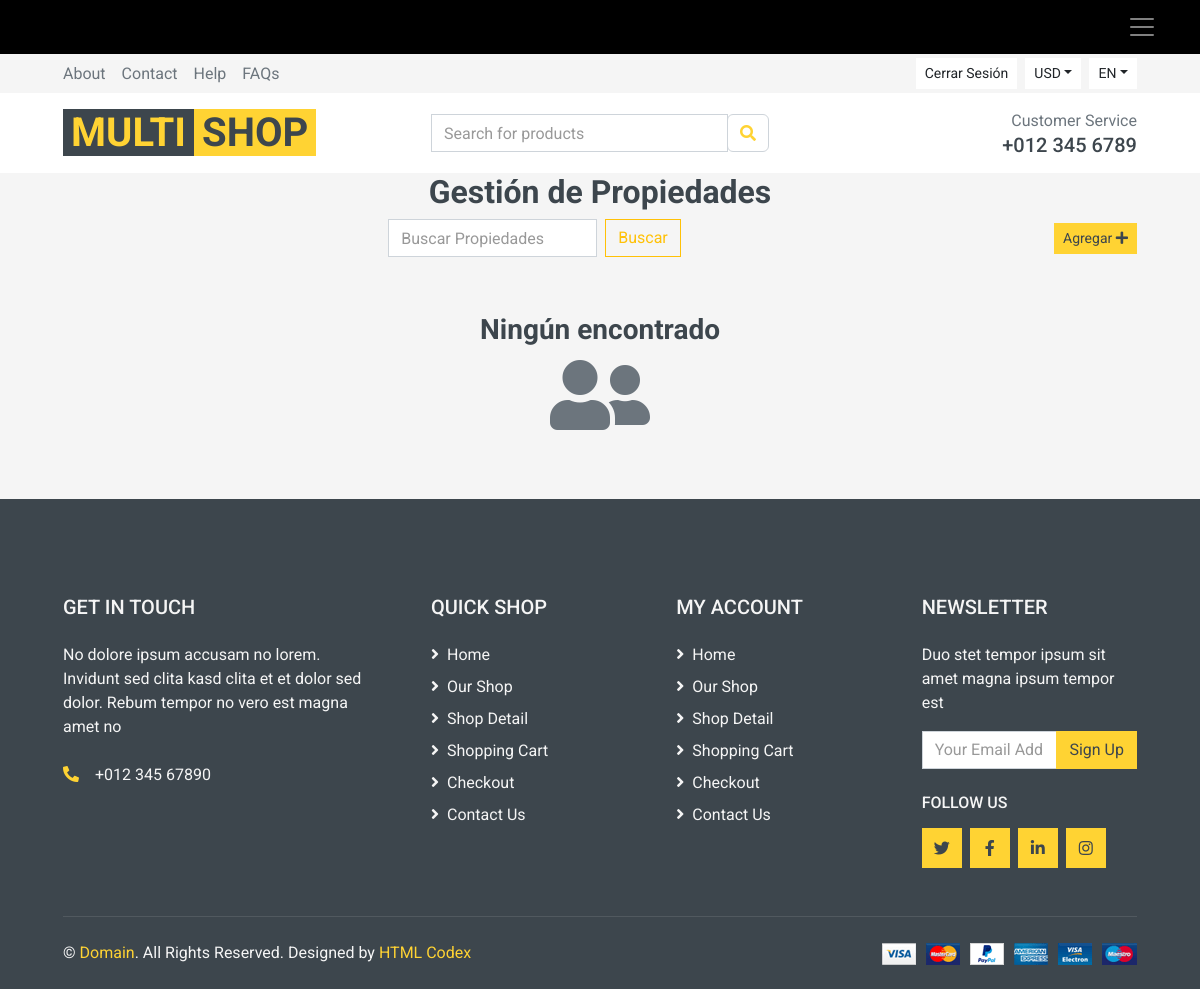
Page /mostrar/ (signed in) on the earlier database version.
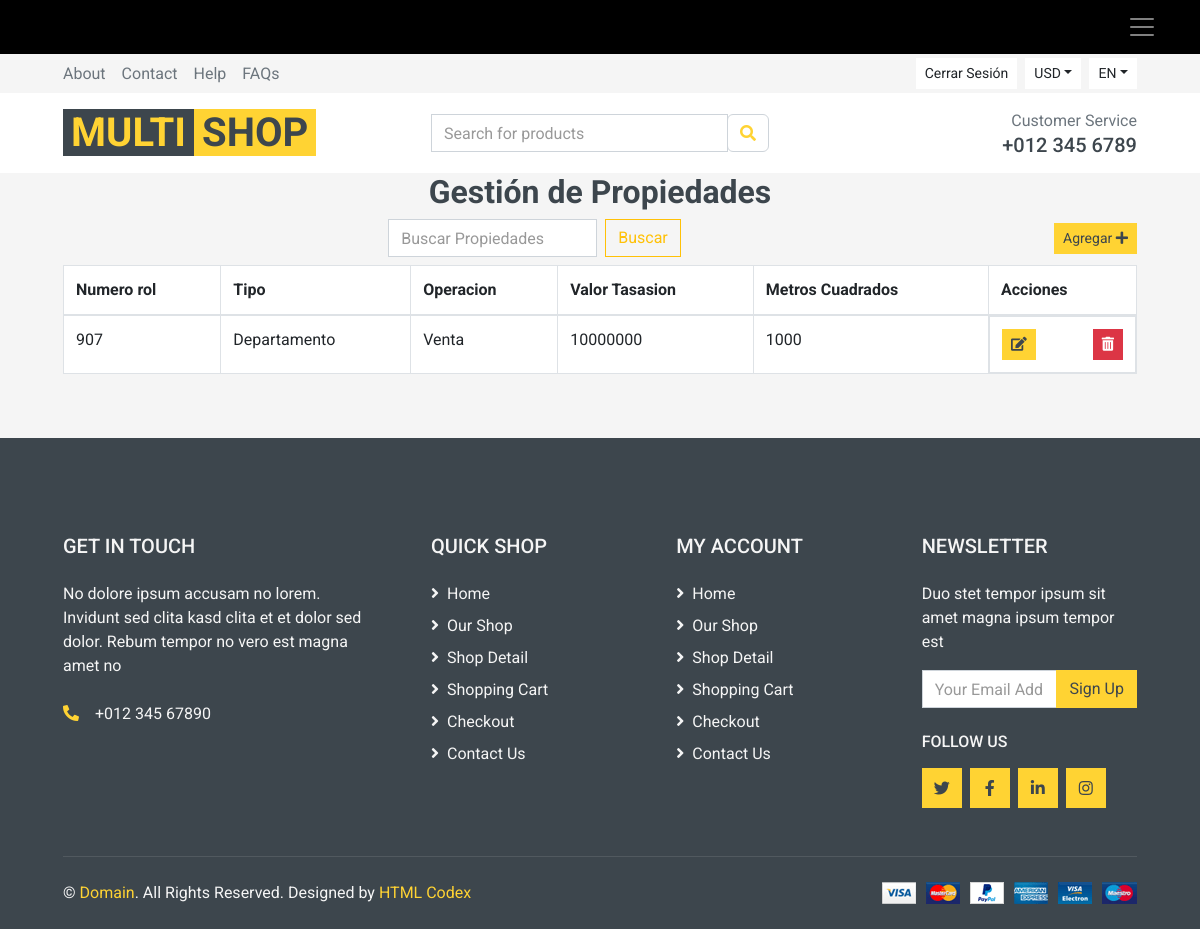
Same page on the later database version.
### core/models.py (models this page shows, shortened)
class Propiedad(models.Model):
    numero_rol = models.IntegerField()
    tipo_propiedad = models.CharField(max_length=50)
    tipo_operacion = models.CharField(max_length=50)
    titulo = models.FileField(upload_to='pdfs/', null=True, blank=True)
    estado = models.BooleanField()
    descripcion_propiedad = models.TextField(default="", null=True, blank=True)
    metros_cuadrados = models.IntegerField()
    nro_habitaciones = models.IntegerField()
    nro_bannos = models.IntegerField()
    precio_tasacion = models.IntegerField()
    direccion_propiedad = models.CharField(max_length=100)
    rut_empresa = models.ForeignKey(EmpresaCorredora, on_delete=CASCADE)

### core/views.py (the view, shortened to what this page needs)
# urls.py: path('mostrar/', views.listar_propiedades, name='listar'),
@login_required
def listar_propiedades(request):
    propiedades = Propiedad.objects.all().order_by('-id')
    contexto = {}
    form = CrearPropiedadForm()
    default_page = 1
    page = request.GET.get('page', default_page)
    query = request.GET.get('q')
    items_per_page = 5
    paginator = Paginator(propiedades, items_per_page)
    try:
        propiedades = paginator.page(page)
    except PageNotAnInteger:
        propiedades = paginator.page(default_page)
    except EmptyPage:
        propiedades = paginator.page(paginator.num_pages)
    contexto["propiedades"] = propiedades
    contexto["form"] = form
    return render(request, 'propiedad/mostrar.html', contexto)

### core/forms.py
class CrearPropiedadForm(forms.ModelForm):
    class Meta:
        model = Propiedad
        fields = [
            'numero_rol', 'tipo_propiedad', 'tipo_operacion', 'titulo', 'estado',
            'descripcion_propiedad', 'metros_cuadrados', 'nro_habitaciones', 'nro_bannos',
            'precio_tasacion', 'direccion_propiedad', 'rut_empresa'
        ]

### core/models.py (called while the page is built)
    def __str__(self):
        return f"{self.rut_empresa} - {self.username}"

### core/templates/propiedad/mostrar.html (shortened to what this page needs)
{% extends "core/base.html" %}
{% load static %}
{% load humanize %}
{% load crispy_forms_tags %}
{% block content %}
<div class="container-fluid mb-3">
    <h2 style="text-align:center;">Gestión de Propiedades</h2>
    <div class="row">
        <div class="col-lg-12 d-flex justify-content-between align-items-center mb-2">
            <div class="flex-grow-1 d-flex justify-content-center">
            <form method="get" action="{% url 'listar' %}" class="form-inline my-2 my-lg-0">
                <input class="form-control mr-sm-2" name="q" type="search" placeholder="Buscar Propiedades" aria-label="Search">
                <button class="btn btn-outline-warning my-2 my-sm-0" type="submit">Buscar</button>
            </form>
        </div>
        <button class="btn btn-primary btn-sm me-5" data-toggle="modal" data-target="#addModal">Agregar <i class="fas fa-plus"></i></button>
    </div>
</div>
<div class="row px-xl-5">
    <div class="col-lg-12">
    {% if propiedades %}
    <table class="table table-bordered">
        <thead>
            <tr>
                <th scope="col">Numero rol</th>
                <th scope="col">Tipo</th>
                <th scope="col">Operacion</th>
                <th scope="col">Valor Tasasion</th>
                <th scope="col">Metros Cuadrados</th>
                <th scope="col">Acciones</th>
            </tr>
        </thead>
        <tbody>
            {% for propiedad in propiedades %}
            <tr>
                <td>{{ propiedad.numero_rol}}</td>
                <td>{{ propiedad.tipo_propiedad}}</td>
                <td>{{ propiedad.tipo_operacion}}</td>
                <td>{{ propiedad.precio_tasacion}}</td>
                <td>{{ propiedad.metros_cuadrados }}</td>
                <td class="d-flex justify-content-between">
                    <button class="btn btn-sm btn-primary edit-btn mr-2" data-id="{{ propiedad.id}}" data-numero_rol="{{propiedad.numero_rol}}" data-tipo_propiedad="{{ propiedad.tipo_propiedad }}" data-tipo_operacion="{{ propiedad.tipo_operacion }}"   data-metros_cuadrados="{{ propiedad.metros_cuadrados }}" data-nro_habitaciones="{{propiedad.nro_habitaciones }}" data-nro_bannos="{{propiedad.nro_bannos }}" data-precio_tasacion="{{ propiedad.precio_tasacion }}" data-direccion_propiedad="{{ propiedad.direccion_propiedad }}" >
                        <i class="fas fa-edit"  ></i>
                    </button>
                    <button class="btn btn-sm btn-danger delete-btn" data-id="{{ propiedad.id }}">
                        <i class="fas fa-trash-alt"></i>
                    </button>
                </td>
            </tr>
            {% endfor %}
        </tbody>
    </table>
    {% else %}
    <div class="text-center mt-5">
        <h3>Ningún encontrado</h3>
        <i class="fas fa-user-friends fa-5x"></i>
    </div>
    {% endif %}
        </div>
    </div>
</div>
{% endblock %}

Differences in the rows shown:
added Propiedad: numero_rol "907", tipo_propiedad "Departamento", tipo_operacion "Venta", precio_tasacion "10000000", metros_cuadrados "1000"
Other differences:
text no longer shown: "Ningún encontrado"
text now shown: "Numero rol Tipo Operacion Valor Tasasion Metros Cuadrados Acciones"
